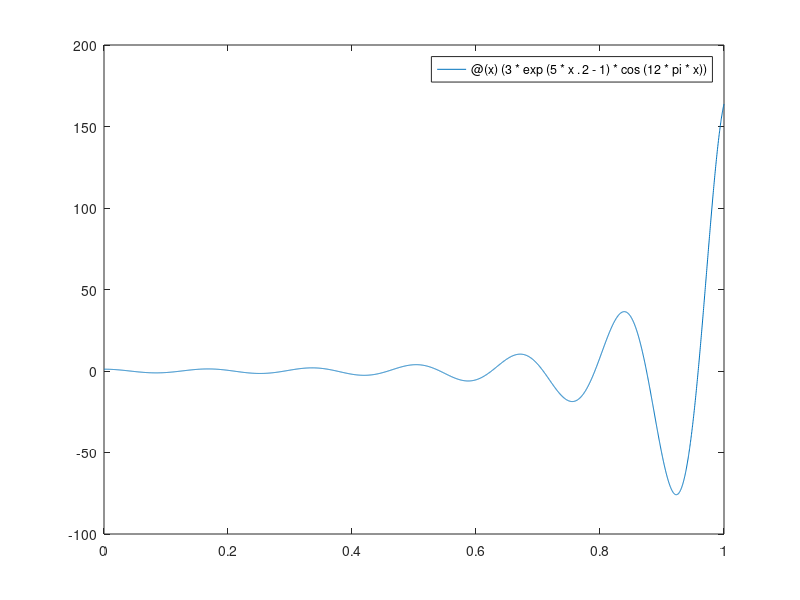
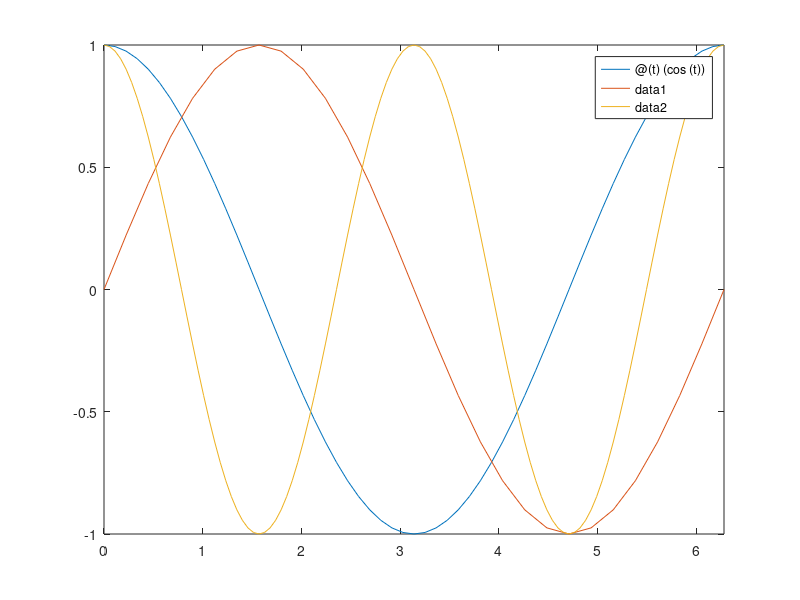
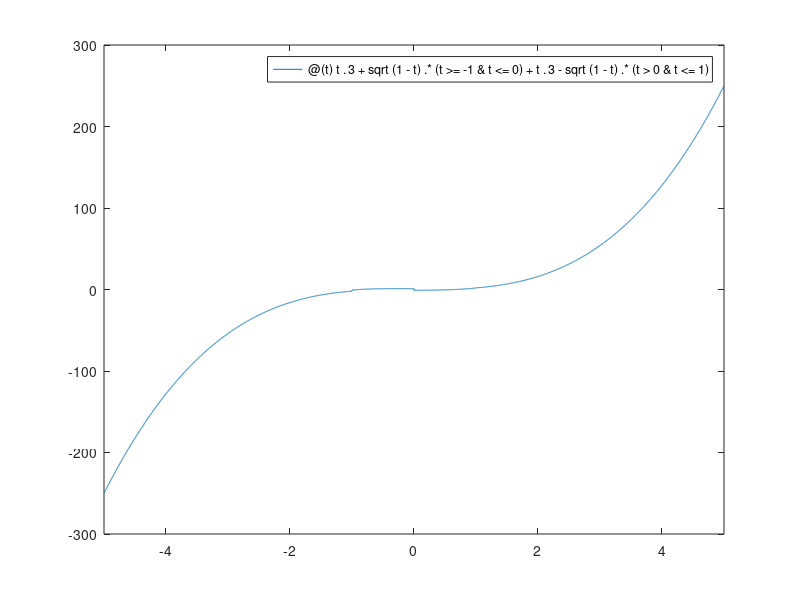
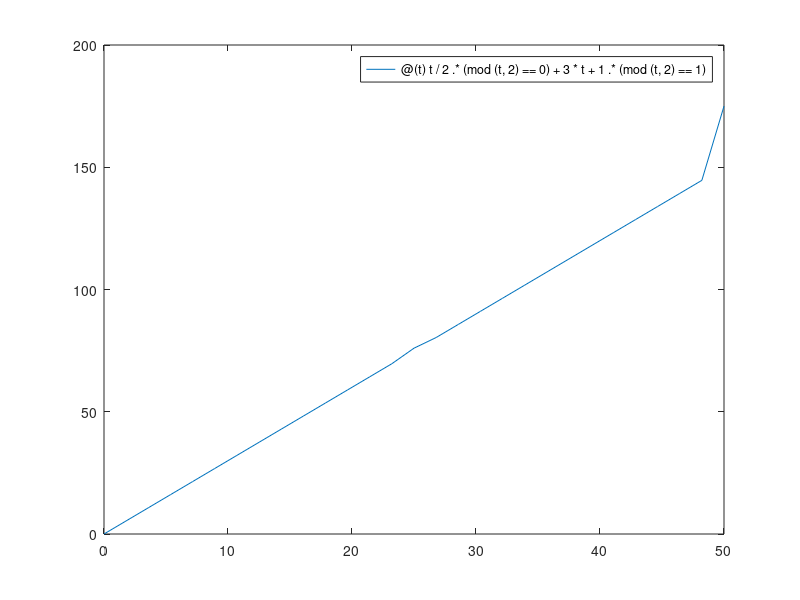

Write MATLAB code to recreate these figures, in order.
%ex 1
figure(1)
t = [0 1]
f1= @(x)(exp(10*x*(x-1))*sin(12*pi*x));
fplot(f1,t)
f2 = @(x)(3*exp(5*x.^2-1)*cos(12*pi*x));
fplot(f2,t)

%ex2 



% ex 3
figure(3)
t1 = [0 2*pi]
fplot(@(t)(cos(t)), t1)
hold on 
fplot(@(t)(sin(t)), t1) 
fplot(@(t)(cos(2*t)),t1)

% ex 4
figure(4)
f4 = @(t) t.^3 + sqrt(1-t) .* (t>=-1 & t<=0) + t.^3 - sqrt(1-t) .* (t>0 & t<=1)
fplot(f4)


% ex 5
t5 = [0 50]
figure(5)
f5 = @(t) t/2  .* (mod(t,2)==0) + 3*t+1 .* (mod(t,2)==1)
fplot(f5,t5)


%ex6 

function r = fraction(n)
   r = 0
   temp = 0
   num = 1 
   for i=1:n
     num = num + temp 
     
   endfor
   r = r + 1/num
end 

% ex 7
figure(7)
x7 = -2:2;
y7 = -4:4;
[X,Y] = meshgrid(x7,y7);
R = -((X-1/2).^2+(Y-1/2).^2);
Z = exp(R);
mesh(X,Y,Z)